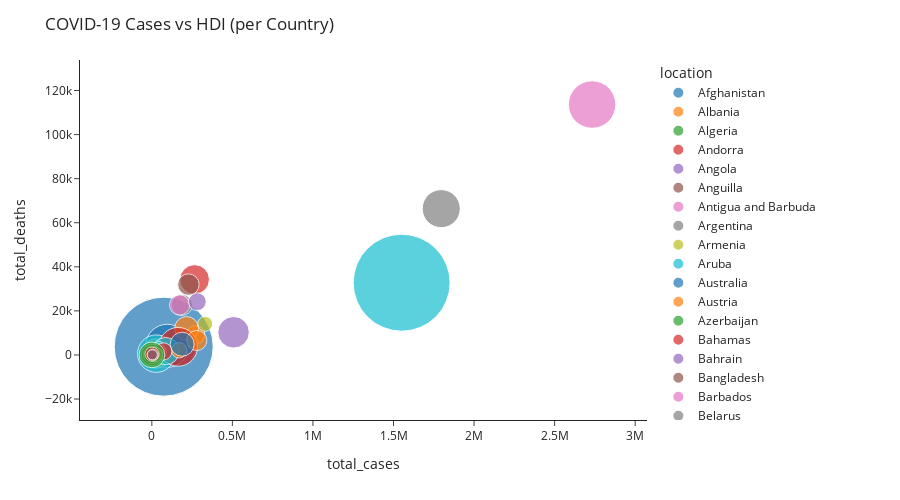

The code cell stored with this chart in its notebook:
### Code cell
fig = px.scatter(df2_grouped, x='total_cases', y='total_deaths', hover_name='location', color='location', size='population', template="simple_white", size_max=70)
fig.update_traces(textposition='top center')
fig.update_layout(
    height=500,
    title_text='COVID-19 Cases vs HDI (per Country)'
)
fig.show()
